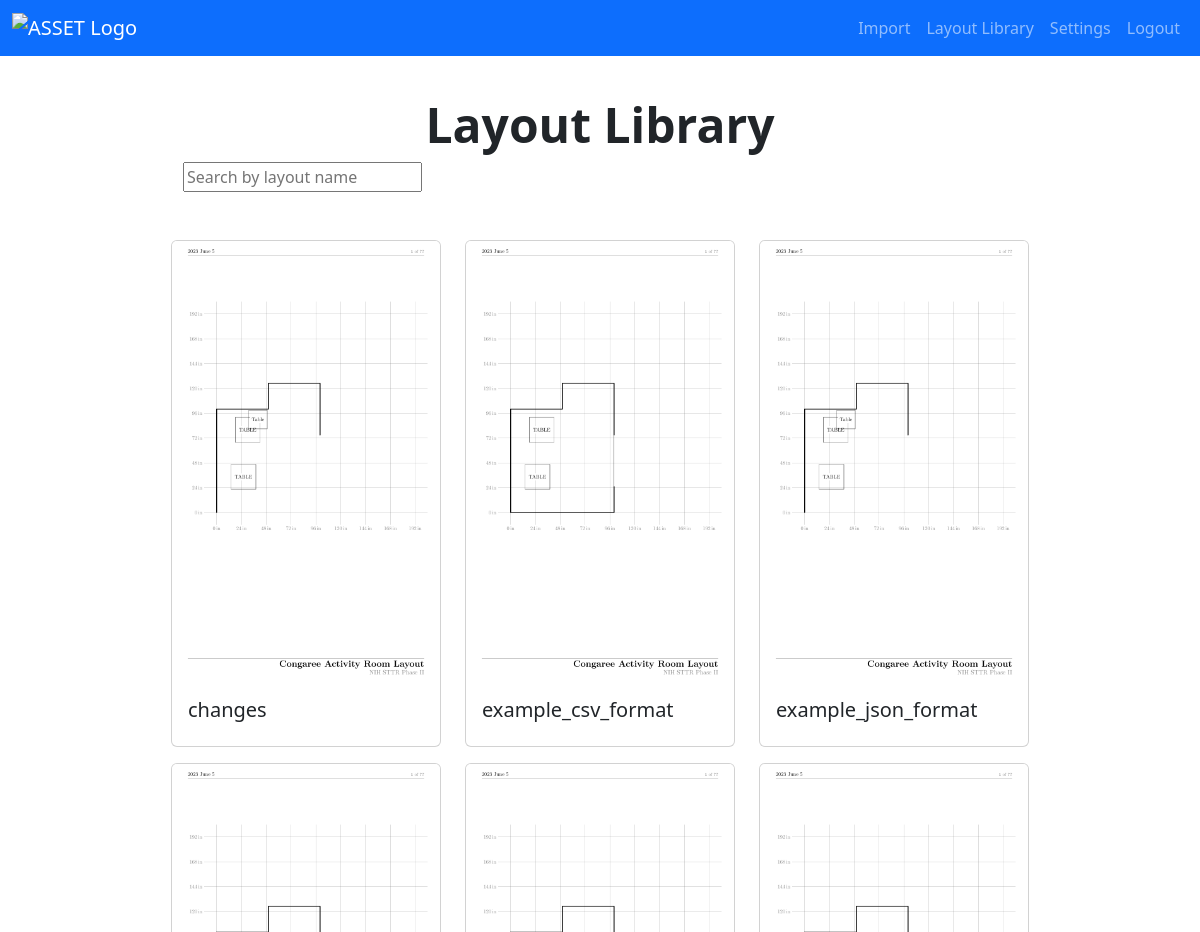
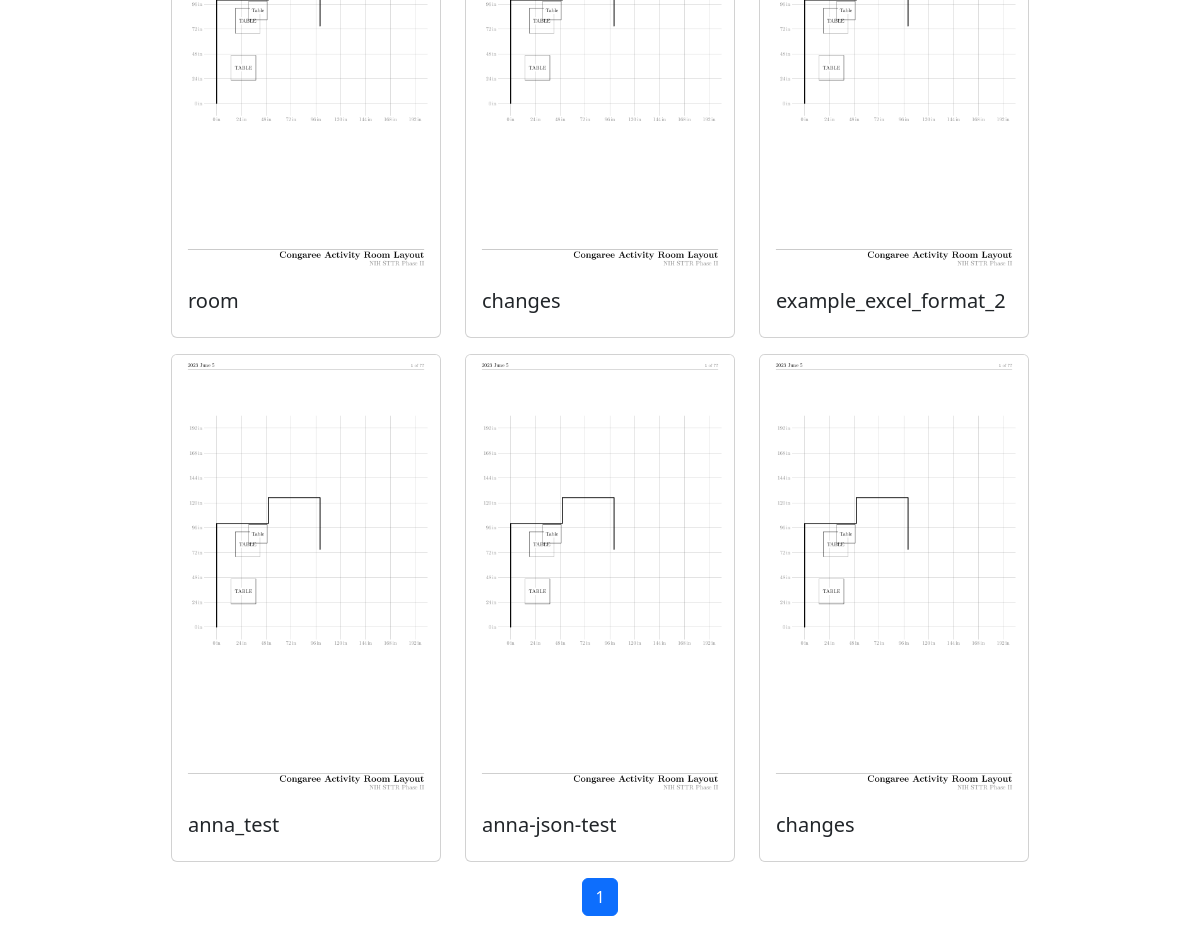
Page /layout-library/ (signed in) on the committed database (2 pictures, top to bottom).
### app1/models.py (models this page shows, shortened)
class ConvertedFile(models.Model):
    file_name = models.CharField(max_length=255, default="name") # Stores the PREFIX (without extension)
    user = models.ForeignKey(User, on_delete=models.CASCADE)
    created_at = models.DateTimeField(auto_now_add=True)
    file_path = models.CharField(max_length=255, default="NONE")
    style_settings = models.ForeignKey(StyleSettings, on_delete=models.CASCADE,
                                       null=True)
    uploaded_file = models.ForeignKey(UploadedFile, on_delete=models.CASCADE)
    latex_file = models.CharField(max_length=255,
                                  default= os.path.join(settings.MEDIA_ROOT,'conversion_output', 'output.tex'))
    pdf_file = models.CharField(max_length=255,
                                default= os.path.join(settings.MEDIA_ROOT,'conversion_output', 'output.pdf'))
    image = models.CharField(max_length=255,
                             default = os.path.join(settings.MEDIA_ROOT,'conversion_output', 'output.png'))

### app1/views.py (the view)
# urls.py: path('layout-library/', views.LayoutLibraryPage, name="layout-library"),
@login_required(login_url="login")
def LayoutLibraryPage(request):
    user_layouts = ConvertedFile.objects.filter(user=request.user).order_by('-created_at')
    paginator = Paginator(user_layouts, 9)
    page = request.GET.get('page')
    try:
        user_layouts = paginator.page(1)
    except EmptyPage:
        user_layouts = paginator.page(paginator.num_pages)
    context = {
        'layouts': user_layouts,
    }
    return render(request, "layout-library.html", context)

### templates/layout-library.html (shortened to what this page needs)
{% extends 'base.html' %}
{% block content %}
    <div class="container mt-3 w-75">
        <div class = "row">
            <h1 class="display-5 fw-bold mt-5">Layout Library</h1>
        </div>
        <div class="container mb-5">
            <input type="text" id="searchInput" placeholder="Search by layout name">
        </div>
        <div class = "row">
            {% for layout in layouts %}
            <div class = "col-md-4">
                <div class="card mb-3">
                    <a href="{% url 'export-layout' layout.id %}">
                        <img src="{% url 'serve-image' layout.image %}" class="card-img-top">
                    </a>
                    <div class="card-body">
                        <h5 class="card-title">{{ layout.file_name }}</h5>
                    </div>
                </div>
            </div>
            {% if forloop.counter|divisibleby:3 and not forloop.last %}
        </div>
        <div class="row">
        {% endif %}
        {% endfor %}
        </div>
    </div>
    <nav aria-label="Page navigation">
        <ul class="pagination justify-content-center">
            {% for num in layouts.paginator.page_range %}
            <li class="page-item {% if num == layouts.number %}active{% endif %}">
                <a class="page-link" href="?page={{ num }}">{{ num }}</a>
            </li>
            {% endfor %}
        </ul>
    </nav>
{% endblock %}

### templates/layout-library.html (style rules this page uses)
h1 { text-align: center; margin-top: 50px; }
html, body { overflow-y: auto; }
.card-img-top { max-width: 100%; height: auto; }

### rows in the picture
ConvertedFile: image (picture), file_name "changes"
ConvertedFile: image (picture), file_name "example_csv_format"
ConvertedFile: image (picture), file_name "example_json_format"
ConvertedFile: image (picture), file_name "room"
ConvertedFile: image (picture), file_name "changes"
ConvertedFile: image (picture), file_name "example_excel_format_2"
ConvertedFile: image (picture), file_name "anna_test"
ConvertedFile: image (picture), file_name "anna-json-test"
ConvertedFile: image (picture), file_name "changes"

### other values in the picture
{{ num }} "1"
